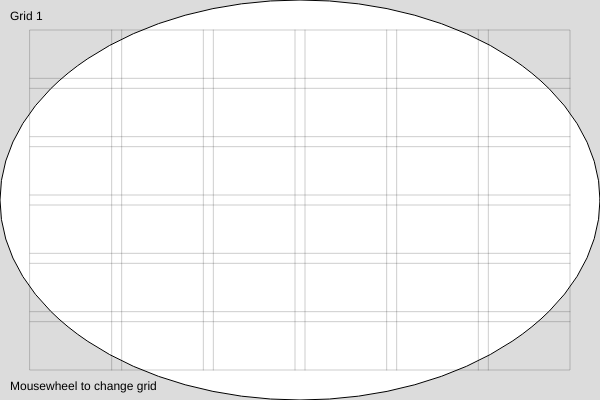
Frame 1 (no input)
Frame 60 (no input): identical to frame 1, image omitted
Frame 120 (the mouse pressed at the canvas centre since frame 60): identical to frame 1, image omitted

The p5.js sketch that drew this single still picture (run headless with seeded random() and noise() and a simulated clock; from frame 60 on, the mouse is pressed at the canvas centre):

// p5.js sketch
// ── sketch.js
var iGrid = 0;

function setup() {
  createCanvas(600, 400);

  // Default grid
  grid1 = new Grid();

  // Custom grid size
  grid2 = new Grid({
    gutter: 20,
    margin: 40,
    columns: 6,
    rows: 4,
  });

  // Colored modules with transparent grid and flow lines
  grid3 = new Grid({
    gutter: 100, // any value will be overriden by the flow lines height
    margin: 40,
    columns: 6,
    rows: 4,
    strokeGrid: null,  // no grid
    flowLines: 5,
    fillModule: color(0, 200, 255, 30)  // set a color to draw the modules
  });

  // Fully customized colors
  grid4 = new Grid({
    gutter: 5,
    margin: 40,
    columns: 6,
    rows: 4,
    flowLines: 5,
    strokeGrid: color(0, 255, 0, 50),
    strokeFlowLines: color(0, 0, 255, 50),
    fillModule: color(255, 255, 0, 30)
  });

  // Custom position without margin nor gutter
  grid5 = new Grid({
    x: 50,
    y: 50,
    w: 400,
    h: 250,
    margin: 0,
    gutter: 0,
  });

  grids = [grid1, grid2, grid3, grid4, grid5];
}

function draw() {
  background(220);

  ellipse(width / 2, height / 2, width, height);

  // draw the grid
  grids[iGrid].draw();
 
  text("Grid " + (iGrid + 1), 10, 20);
  text("Mousewheel to change grid", 10, height - 10);
  
}

// mouswheel event
function mouseWheel(event) {
  // move to the next or previous grid depending on the scroll direction
  if (event.delta > 0) {
    iGrid = (iGrid + 1) % grids.length;
  } else {
    iGrid = (iGrid - 1 + grids.length) % grids.length;
  }
}

// ── Grid.js
// Grid design class for p5.js
//
// Pierre Rossel 2025-03-21
// https://github.com/prossel/p5-grid-design-class
// Inspired by https://visme.co/blog/layout-design/

class Grid {
    
    constructor(config = {}) {
        
        this.VERSION = "0.1.0";

        const defaultConfig = {
            x: 0,
            y: 0,
            w: width,
            h: height,
            gutter: 10,
            margin: 30,
            columns: 6,
            rows: 6,
            flowLines: null, // set to a number to draw flow lines, gutter is calculated to be the same as the flow lines
            strokeGrid: color(0, 50),
            strokeFlowLines: color(255, 50, 255, 50),
            fillModule: null, // set to a color to draw the modules
        }

        Object.assign(this, defaultConfig, config);
    }

    draw() {
        var x = this.x;
        var y = this.y;
        var w = this.w;
        var h = this.h;

        push();
        translate(x + this.margin, y + this.margin);

        // remove the margins
        w -= 2 * this.margin;
        h -= 2 * this.margin;

        noFill()

        // If flow lines is set, the gutter is calculated to be the same as the flow lines
        if (this.flowLines) {
            var flowLineHeight = h / (this.rows * this.flowLines + this.rows - 1)
            this.gutter = flowLineHeight
        };

        // calculate the width of a column
        var colWidth = (w - this.gutter * (this.columns - 1)) / this.columns;
        // calculate the height of a row
        var rowHeight = (h - this.gutter * (this.rows - 1)) / this.rows;

        // draw the modules
        if (this.fillModule) {
            noStroke()
            fill(this.fillModule);
            for (var i = 0; i < this.rows; i++) {
                var y = i * (rowHeight + this.gutter);
                for (var iCol = 0; iCol < this.columns; iCol++) {
                    var x = iCol * (colWidth + this.gutter);
                    rect(x, y, colWidth, rowHeight);
                }
            }
        }

        // draw the grid
        if (this.strokeGrid) {
            stroke(this.strokeGrid);
            noFill();

            // draw the outline of the grid  
            rect(0, 0, w, h);

            // draw the vertical lines
            for (var i = 0; i < this.columns - 1; i++) {
                var x = i * (colWidth + this.gutter) + colWidth;
                line(x, 0, x, h);
                if (this.gutter != 0) {
                    line(x + this.gutter, 0, x + this.gutter, h);
                }
            }

            // draw the horizontal lines
            for (var i = 0; i < this.rows - 1; i++) {
                var y = i * (rowHeight + this.gutter) + rowHeight;
                line(0, y, w, y);
                if (this.gutter != 0) {
                    line(0, y + this.gutter, w, y + this.gutter);
                }
            }
        }

        // draw the flow lines
        if (this.flowLines && this.strokeFlowLines) {
            stroke(this.strokeFlowLines);

            // horizontal flow lines
            for (var iRow = 0; iRow < this.rows; iRow++) {
                for (var iLine = 1; iLine <= this.flowLines; iLine++) {
                    var yLine = iRow * (rowHeight + this.gutter) + iLine * flowLineHeight;
                    line(0, yLine, w, yLine);
                }
            }
        }

        pop();
    }
}
